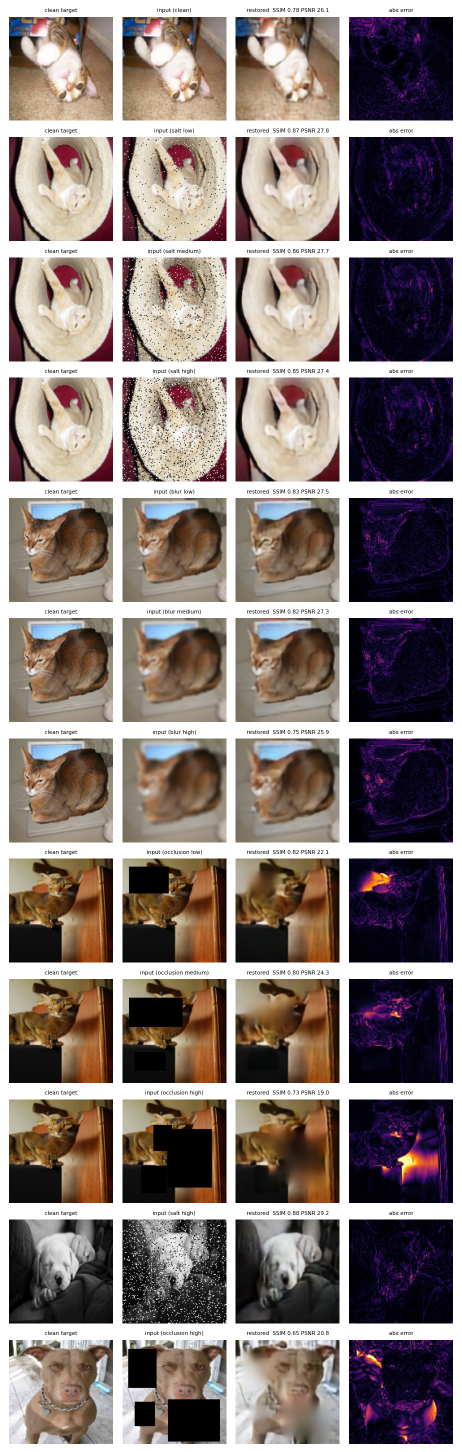
#> input picture restoration/results/task1_examples_12.png, 924 x 2904 px (shown at 1/2 size)
$ python retile_grids.py
#> lines starting #> are read from the running program, lines starting #| are printed output that depends on the picture; after the words box and inside, x2 and y2 are one past the last pixel; in counts of white or black regions, pixels touching at a corner belong together
#!/usr/bin/env python3
"""Re-tile the tall evaluation montages into paper-friendly horizontal strips.

The evaluation scripts save one row per test image and one column per panel
(target / corrupted / restored / ...), which yields images like 924x2904 - far
too tall for a figure.  Transposing the block grid to panel-rows x
example-columns produces an aspect ratio near 2:1-3:1, which sits comfortably
across the full text width of a two-column IEEE page.

Cell boundaries are detected from the near-uniform gutters between blocks
rather than assumed, because each montage embeds its own caption strip and the
Task 3 montages carry an extra legend column that must be dropped.
"""
from __future__ import annotations

from pathlib import Path

import numpy as np
from PIL import Image

REPO = Path(__file__).resolve().parents[1]
OUT = REPO / "report" / "figs"

# Minimum gutter width (px) that separates two blocks.  Captions inside a block
# produce 1-9 px gaps; block separators are 11 px or wider.
MIN_GUTTER = 11

# rel-path -> (n_rows, n_cols, output name)
JOBS = [
    ("restoration/results/task1_examples_12.png", 12, 4, "t1_examples.png"),
    ("restoration/results/task1_failure_cases.png", 6, 4, "t1_failures.png"),
    ("restoration/results/task2_examples.png", 12, 5, "t2_examples.png"),
    ("restoration/results/task2_routing_failures.png", 6, 5, "t2_failures.png"),
    ("restoration/results/task3_examples_12.png", 12, 5, "t3_examples.png"),
    ("restoration/results/task3_failure_cases.png", 6, 5, "t3_failures.png"),
    ("restoration/results/task3_mixed_corruptions.png", 6, 5, "t3_mixed.png"),
]


def gutters(mask: np.ndarray) -> list[tuple[int, int]]:
    out, start = [], None
    for i, v in enumerate(mask):
        if v and start is None:
            start = i
        elif not v and start is not None:
            out.append((start, i))
            start = None
    if start is not None:
        out.append((start, len(mask)))
    return out


def bands(mask_len: int, runs: list[tuple[int, int]], n: int, axis: str,
          name: str) -> list[tuple[int, int]]:
    """Return exactly `n` cell bands along one axis."""
    majors = [(a, b) for a, b in runs if b - a >= MIN_GUTTER]
    if len(majors) > n + 1:
        majors = majors[: n + 1]
    if len(majors) < 2:
        raise ValueError(f"{name}: only {len(majors)} {axis} separators for {n} cells")

    out = [(majors[i][1], majors[i + 1][0]) for i in range(len(majors) - 1)]
    if len(out) < n:
        out.append((majors[-1][1], mask_len))
    if len(out) != n:
        raise ValueError(f"{name}: found {len(out)} {axis} bands, expected {n}")
    if any(b <= a for a, b in out):
        raise ValueError(f"{name}: degenerate {axis} band in {out}")
    return out


def retile(src: Path, rows: int, cols: int, dest_name: str) -> None:
#> called with rows = 12, cols = 4, dest_name = 't1_examples.png'
    im = Image.open(src).convert("RGB")
    w, h = im.size
#> w = 924; h = 2904
    lum = np.asarray(im.convert("L"), dtype=np.int16)
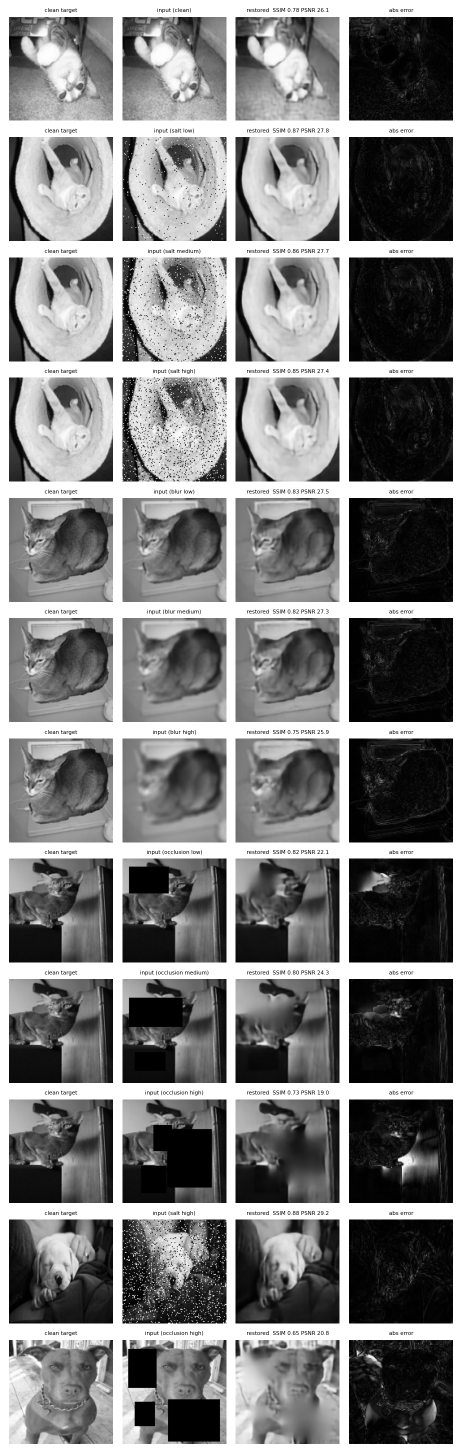
#> lum: shape (2904, 924) int16 (shown at 1/2 size); min 0, max 255, mean 127.5

    # a gutter column/row is almost entirely background (white margins, or the
    # black backdrop used behind the dark error maps)
    bg = (lum > 245) | (lum < 12)
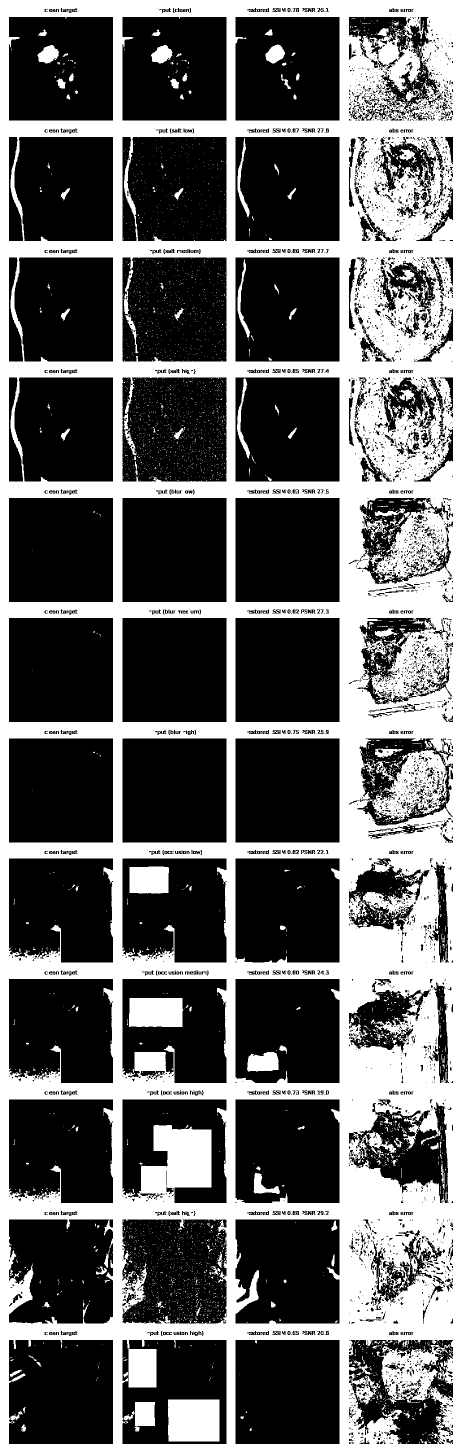
#> bg: shape (2904, 924) bool (shown at 1/2 size); 38.5% white; 4693 white regions (4497 under 20 px), largest, box (x1, y1, x2, y2) and area: (0, 0, 924, 2904) 972230, (336, 2799, 439, 2883) 8622, (258, 1996, 367, 2054) 6142
    col_runs = gutters(bg.mean(axis=0) > 0.90)
#> the loop in gutters, `for i, v in enumerate(mask):` made 924 passes
#> v on passes 1 to 12: True, True, True, True, True, True, True, True, True, True, True, True
#> after the loop in gutters, `for i, v in enumerate(mask):`: out = [(0, 18), (226, 245), (453, 471), (679, 698)]; start = 906
#> col_runs = [(0, 18), (226, 245), (453, 471), (679, 698), (906, 924)]
    row_runs = gutters(bg.mean(axis=1) > 0.90)
#> the loop in gutters (call 2), `for i, v in enumerate(mask):` made 2904 passes
#> row_runs = 25 pairs, first value 0 to 2888, second value 18 to 2904

    xs = bands(w, col_runs, cols, "column", src.name)
#> in bands, `majors = [(a, b) for a, b in runs if b - a >= MIN_GUTTER]`: majors has the same summary as col_runs in retile
#> in bands, `out = [(majors[i][1], majors[i + 1][0]) for i in range(len(majors) - 1)]`: out = [(18, 226), (245, 453), (471, 679), (698, 906)]
#> xs = [(18, 226), (245, 453), (471, 679), (698, 906)]
    ys = bands(h, row_runs, rows, "row", src.name)
#> ys = [(18, 241), (259, 482), (500, 723), (740, 963), (981, 1204), (1221, 1444), (1462, 1685), (1702, 1925), (1943, 2166), (2183, 2406), (2424, 2647), (2664, 2888)]

    cw = max(b - a for a, b in xs)
#> cw = 208
    ch = max(b - a for a, b in ys)
#> ch = 224
    # transpose: example-columns across, panel-rows down
    out = Image.new("RGB", (rows * cw, cols * ch), (255, 255, 255))
#> out: PIL image 2496x896 RGB; every value is 255
    for panel in range(cols):          # destination row
        for ex in range(rows):         # destination column
            x0, x1 = xs[panel]
            y0, y1 = ys[ex]
            cell = im.crop((x0, y0, x1, y1))
            # normalise cell size so ragged caption strips do not offset the grid
            if cell.size != (cw, ch):
                padded = Image.new("RGB", (cw, ch), (255, 255, 255))
                padded.paste(cell, (0, 0))
                cell = padded
            out.paste(cell, (ex * cw, panel * ch))
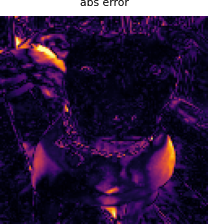
#> cell: PIL image 208x224 RGB; mean R, G, B 46.8, 27.8, 61.9
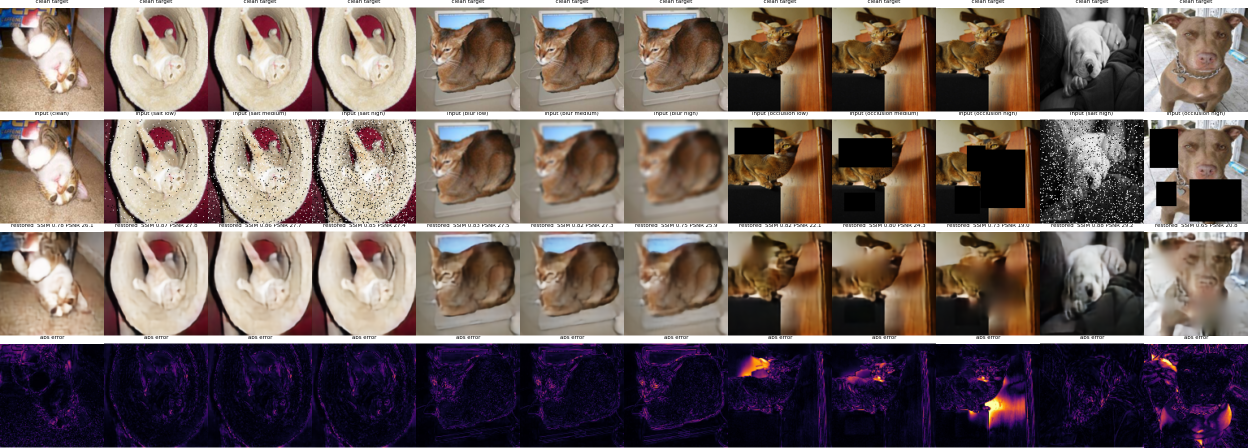
#> out: PIL image 2496x896 RGB (shown at 1/2 size); mean R, G, B 113.1, 98.1, 93.8
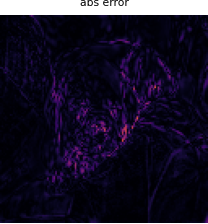
#> padded: PIL image 208x224 RGB; mean R, G, B 25.6, 21.1, 40.6
    out.save(OUT / dest_name)
    print(f"  {src.name}: {w}x{h} -> {dest_name} {out.size}  (cells {cw}x{ch})")
#|   task1_examples_12.png: 924x2904 -> t1_examples.png (2496, 896)  (cells 208x224)


if __name__ == "__main__":
    OUT.mkdir(parents=True, exist_ok=True)
    for rel, rows, cols, name in JOBS:
        src = REPO / rel
        if not src.exists():
            print(f"  -- missing {rel}")
            continue
        try:
            retile(src, rows, cols, name)
        except ValueError as e:
            print(f"  !! {e}")
#> pass 2 of the loop `for rel, rows, cols, name in JOBS:`:
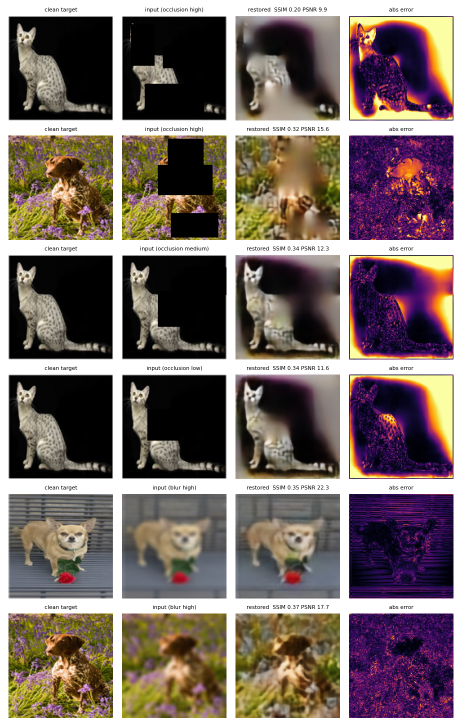
#> input picture restoration/results/task1_failure_cases.png, 924 x 1452 px (shown at 1/2 size)
#> im: PIL image 924x1452 RGB
#> lum: shape (1452, 924) int16
#> in retile (call 2), `bg = (lum > 245) | (lum < 12)`:
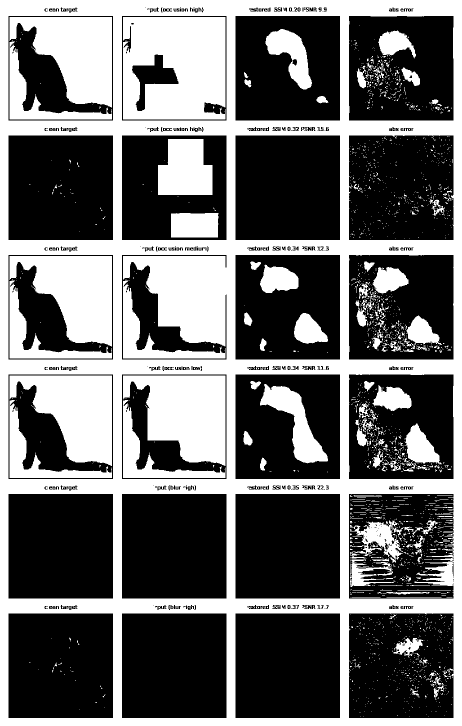
#> bg: shape (1452, 924) bool (shown at 1/2 size); 41% white; 2190 white regions (2042 under 20 px), largest, box (x1, y1, x2, y2) and area: (0, 0, 924, 1452) 311803, (246, 34, 451, 239) 37124, (246, 751, 451, 932) 25504
#> col_runs = [(0, 17), (226, 244), (453, 471), (680, 698), (907, 924)]
#> row_runs = [(0, 17), (23, 32), (241, 256), (262, 271), (480, 495), (501, 510), (719, 734), (740, 749), (958, 973), (979, 988), (1197, 1212), (1218, 1227), (1436, 1452)]
#> xs = [(17, 226), (244, 453), (471, 680), (698, 907)]
#> ys = [(17, 241), (256, 480), (495, 719), (734, 958), (973, 1197), (1212, 1436)]
#> cw = 209
#> after the loop in retile (call 2), `for panel in range(cols):`:
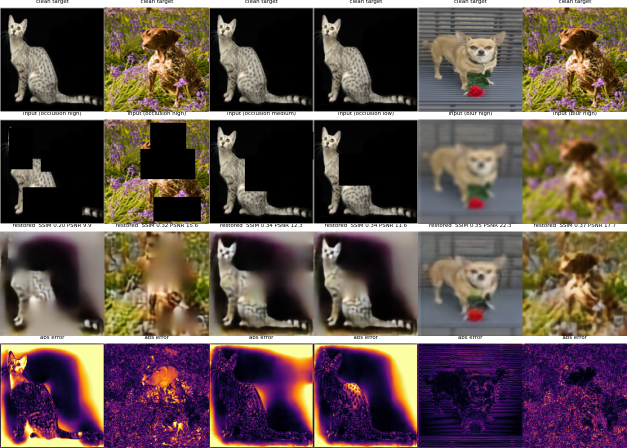
#> out: PIL image 1254x896 RGB (shown at 1/2 size); mean R, G, B 95.8, 79.5, 74.8
#|   task1_failure_cases.png: 924x1452 -> t1_failures.png (1254, 896)  (cells 209x224)
#> pass 3 of the loop `for rel, rows, cols, name in JOBS:`:
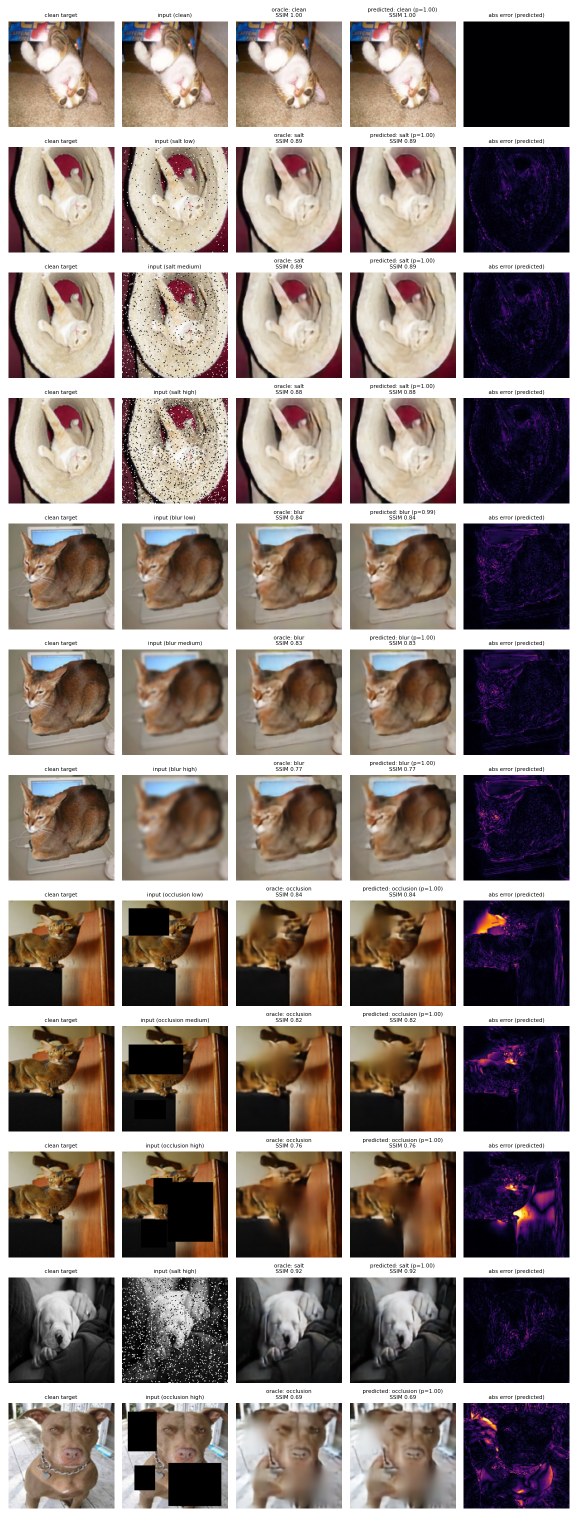
#> input picture restoration/results/task2_examples.png, 1155 x 3035 px (shown at 1/2 size)
#> im: PIL image 1155x3035 RGB
#> lum: shape (3035, 1155) int16
#> in retile (call 3), `bg = (lum > 245) | (lum < 12)`:
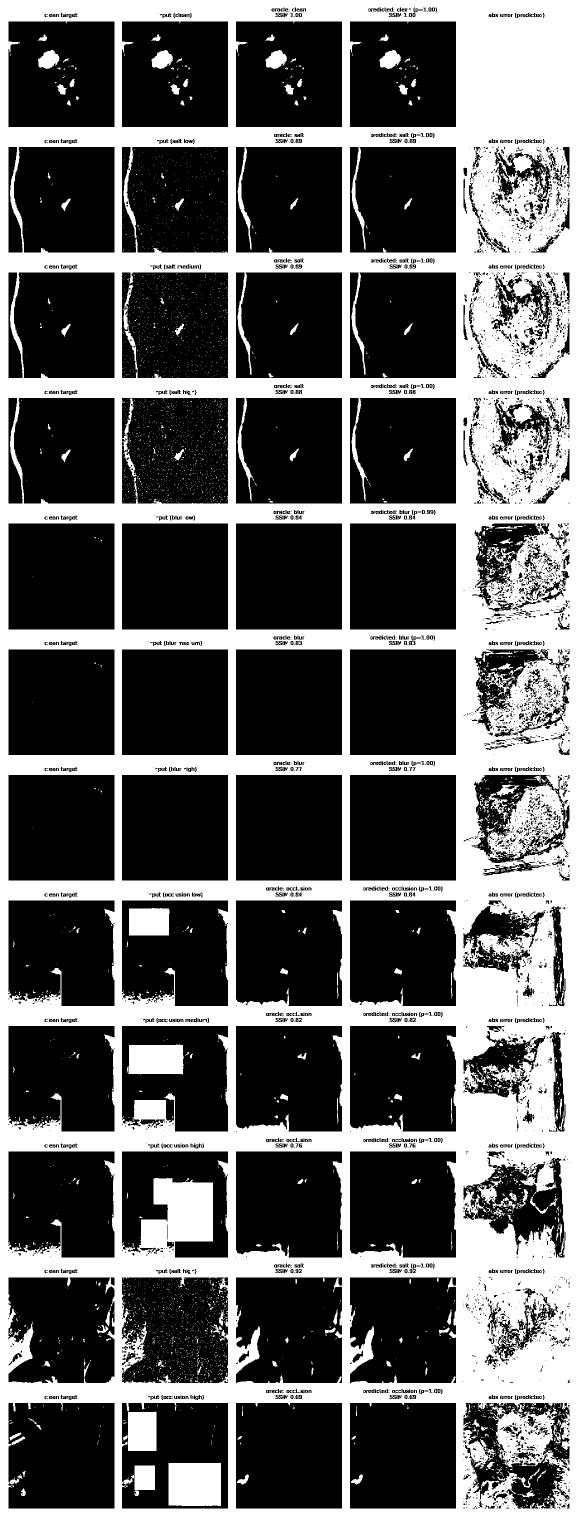
#> bg: shape (3035, 1155) bool (shown at 1/2 size); 37% white; 4760 white regions (4530 under 20 px), largest, box (x1, y1, x2, y2) and area: (0, 0, 1155, 3035) 1235020, (337, 2926, 442, 3012) 8994, (257, 2089, 368, 2149) 6307
#> col_runs = [(0, 17), (229, 244), (456, 472), (684, 700), (912, 927), (929, 940), (1139, 1155)]
#> row_runs = 39 pairs, first value 0 to 3017, second value 17 to 3035
#> xs = [(17, 229), (244, 456), (472, 684), (700, 912), (927, 929)]
#> ys = [(17, 254), (273, 505), (524, 756), (775, 1007), (1022, 1259), (1278, 1510), (1529, 1761), (1775, 2012), (2026, 2263), (2278, 2515), (2534, 2766), (2780, 3017)]
#> cw = 212
#> ch = 237
#> after the loop in retile (call 3), `for panel in range(cols):`:
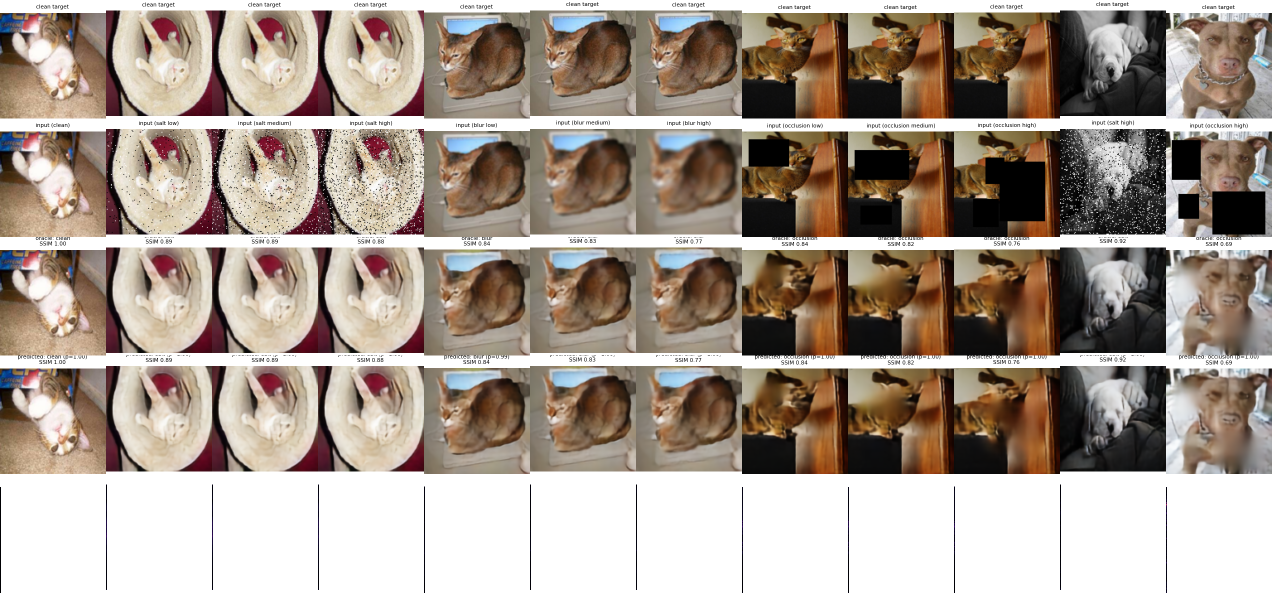
#> out: PIL image 2544x1185 RGB (shown at 1/2 size); mean R, G, B 167, 153.5, 142.3
#|   task2_examples.png: 1155x3035 -> t2_examples.png (2544, 1185)  (cells 212x237)
#> the loop made 7 passes; the first 3 are shown
